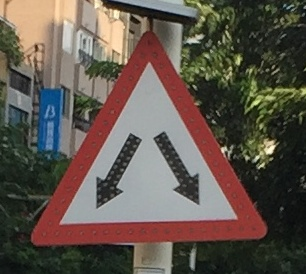
#> input picture Advanced/4-LBP/img/sign.jpg, 306 x 274 px
$ jupyter execute '4-2-lbp-comparasion with two image(one of which without background).ipynb'
#> lines starting #> are read from the running program, lines starting #| are printed output that depends on the picture; after the words box and inside, x2 and y2 are one past the last pixel; in counts of white or black regions, pixels touching at a corner belong together
# LBP (Local Binary Pattern)影像處理範例

</img><br>

[cell 1]
import numpy as np
import cv2 as cv
from matplotlib import pyplot as plt

### 定義LBP函式

[cell 2]
#dist_img=lbp(src_img)
#dist_img:輸出影像
#src_img:輸入影像(只接受灰階圖)


def lbp(img):
    assert(len(img.shape) == 2) # 只接受灰階影像
    ret = np.zeros_like(img)

    img = cv.copyMakeBorder(img, 1, 1, 1, 1, cv.BORDER_REPLICATE)

    for y in range(1, img.shape[0] - 1):
        for x in range(1, img.shape[1] - 1):
            center = img[y][x]
            pixel = 0
            pixel |= (img[y - 1][x - 1] >= center) << 0
            pixel |= (img[y - 1][x + 0] >= center) << 1
            pixel |= (img[y - 1][x + 1] >= center) << 2
            pixel |= (img[y + 0][x + 1] >= center) << 3
            pixel |= (img[y + 1][x + 1] >= center) << 4
            pixel |= (img[y + 1][x + 0] >= center) << 5
            pixel |= (img[y + 1][x - 1] >= center) << 6
            pixel |= (img[y + 0][x - 1] >= center) << 7

            ret[y-1][x-1] = pixel
    return ret

### 定義showHist函式，在matplotlib上show<span style="color:red">圖表</span>

[cell 3]
#定義showHist函式，可以用matplotlib來show圖表
#showHist(hist,title_name,x_label='Bins',y_label='# of Pixels',sub_row=1,sub_col=1,sub_num=1)
#hist:要show的圖表
#tiltle_name:圖表的標題
#x_label:x軸的標題
#x_label:y軸的標題
#sub_row:對應到 plt.subplot中的 row參數，預設為 1
#sub_col:對應到 plt.subplot中的 col參數，預設為 1
#sub_num:對應到 plt.subplot中的 plotNum參數，預設為 1
#y_limit:為x軸最大值，預設為 None。

def showHist(hist,title_name="",x_label='Bins',y_label='# of Pixels',sub_row=1,sub_col=1,sub_num=1,y_limit=None):
    plt.subplot(sub_row,sub_col,sub_num)
    #hist[255]=0
    plt.plot(hist)
    #plt.ylim([0, 2500])
    plt.xlabel(x_label)
    plt.ylabel(y_label)
    plt.title(title_name)
    plt.xlim([0, len(hist)])
    if y_limit!=None:
        plt.ylim([0, y_limit])

### 定義showImage函式，在matplotlib來show<span style="color:red">圖</span>

[cell 4]
#定義showImage函式，可以用matplotlib來show圖
#showImage(image,title_name,sub_row=1,sub_col=1,sub_num=1)
#image:要show的圖
#tiltle_name:圖的標題
#sub_row:對應到 plt.subplot中的 row參數，預設為 1
#sub_col:對應到 plt.subplot中的 col參數，預設為 1
#sub_num:對應到 plt.subplot中的 plotNum參數，預設為 1

def showImage(image,title_name="",sub_row=1,sub_col=1,sub_num=1):
    '''
    在jupyter中使用matplotlib直接顯示圖片在記事本中
    '''
    plt.subplot(sub_row,sub_col,sub_num)
    plt.title(title_name)


    # OpenCV的彩色影像 需轉成RGB順序
    if len(image.shape) == 3 and image.shape[2] == 3:
        image = cv.cvtColor(image, cv.COLOR_BGR2RGB)
        plt.axis('off')
        plt.imshow(image)
    # OpenCV的灰階影像 需要特別調整 plt.imshow 的參數
    if len(image.shape) == 2:
        plt.axis('off')
        plt.imshow(image, cmap=plt.cm.gray, vmin=0, vmax=255)

    # OpenCV的透明像素點的彩色影像 需轉成RGB順序
    if len(image.shape) == 3 and image.shape[2] == 4:
        image = cv.cvtColor(image, cv.COLOR_BGRA2RGB)
        plt.axis('off')
        plt.imshow(image)

### 定義transparentMask
回傳透明像素點的影像遮罩

<span style="color:red">(注意!!!這個函式只適用於__4通道__的影像，否則會回傳None)</span>

[cell 5]
#transparentMask(src_img)
#src_img:輸入影像(必須為 4通道的影像)
#--------------------------------
#回傳:透明像素點的影像遮罩

def transparentMask(src_img):
    if src_img.shape[2]!=4:
        return None
    else:
        mask = np.zeros(src_img.shape[:2], dtype="uint8")
        for i in range(0,len(src_img)):
            for j in range(0,len(src_img[i])):
                #print(sign_without_background_img[i][j])
                if src_img[i][j][3]!=0:
                    mask[i][j]=255
        return mask

# 使用LBP運算原圖與經過去背圖片的特徵圖比較
---
## __1.__ 首先分別載入`./img`裡的交通號誌

這邊載入去背過後(意即具有透明像素`.png`影像檔)的影像中，
```python
cv.imread('with_transparent_img.png',cv.IMREAD_UNCHANGED)

 ```
 cv.imread的第二個參數必須為cv.IMREAD_UNCHANGED這樣OpenCV才可以在載入影像時，才會保留影像中的alpha通道(透明度通道)，否則會直接忽略只載入BGR三通道的影像。<span style="color:red">__另外值得注意的是OpenCV在載入這些透明的像素點時，當alpha通道值為0時，會將其與的BGR的三個通道會補值為0__</span>

[cell 6]
ori_img=cv.imread('./img/sign.jpg')
#> ori_img is the input picture: shape (274, 306, 3); mean B, G, R 76.2, 85.6, 96.3
#sign_without_background_img=cv.imread('./img/sign_without_background.png')
sign_without_background_img=cv.imread('./img/sign_without_background.png',cv.IMREAD_UNCHANGED)
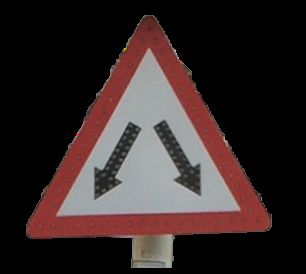
#> input picture Advanced/4-LBP/img/sign_without_background.png, 306 x 274 px
#> sign_without_background_img is the input picture: shape (274, 306, 4); mean B, G, R, A 39.2, 39.9, 52.7, 93.1

## __2.__ 製作去背影像的背景遮罩

[cell 7]
#mask=transparentMask(src_img)
#mask:輸出的透明影像遮罩
#src_img:輸入影像(必須為 4通道的影像)

mask=transparentMask(sign_without_background_img)
#> after the loop in transparentMask, `for i in range(0,len(src_img)):`:
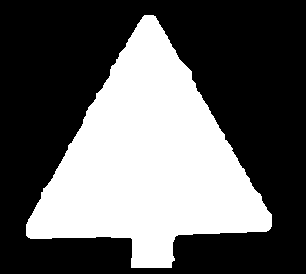
#> mask: shape (274, 306); 37.8% white; 1 white region, box (x1, y1, x2, y2) and area: (26, 15, 272, 268) 31694
showImage(mask,"mask")

## __3.__ 接下來分別對這兩張做灰階轉換後再做 __lbp__<span style="color:blue"> (要記得丟進去的圖要轉為灰階喔!!!)</span>

[cell 8]
gray_img=cv.cvtColor(ori_img,cv.COLOR_BGR2GRAY)
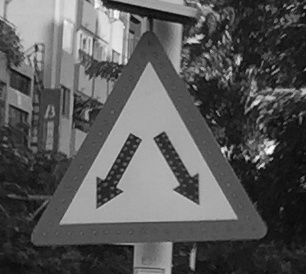
#> gray_img: shape (274, 306); min 4, max 250, mean 87.7
sign_without_background_gray_img=cv.cvtColor(sign_without_background_img,cv.COLOR_BGR2GRAY)
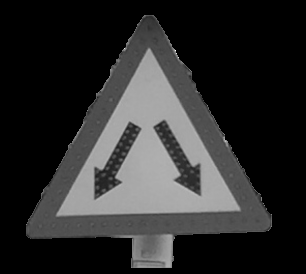
#> sign_without_background_gray_img: shape (274, 306); min 0, max 255, mean 43.6

lbp_gray_img=lbp(gray_img)
#> in lbp, `img = cv.copyMakeBorder(img, 1, 1, 1, 1, cv.BORDER_REPLICATE)`:
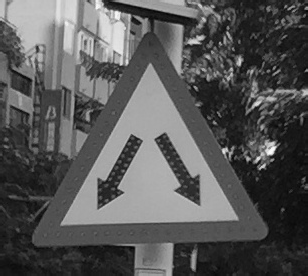
#> img: shape (276, 308); min 4, max 250, mean 87.4
#> after the loop in lbp, `for y in range(1, img.shape[0] - 1):`:
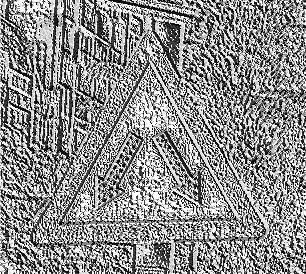
#> ret: shape (274, 306); min 0, max 255, mean 140.9
lbp_sign_without_background_gray_img=lbp(sign_without_background_gray_img)
#> after the loop in lbp (call 2), `for y in range(1, img.shape[0] - 1):`:
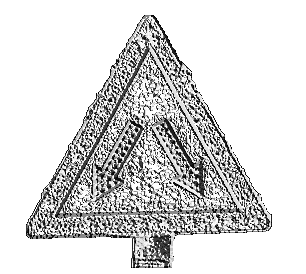
#> ret: shape (274, 306); min 0, max 255, mean 216.7

## __4.__ 將做好的lbp圖做成直方圖並比較結果

[cell 9]
lbp_gray_hist = cv.calcHist([lbp_gray_img], [0], None, [256], [0, 256])
#> lbp_gray_hist = 256 values, max 7797 at index 255, min 5 at index 85, mean 327.5

#這邊第三個參數要放入剛剛製作好的遮罩
lbp_sign_without_background_hist = cv.calcHist([lbp_sign_without_background_gray_img], [0], mask, [256], [0, 256])
#> lbp_sign_without_background_hist = 256 values, max 4345 at index 255, min 0 at index 69, mean 123.8

## __5.__ 最後就把圖用matplotlib展示出來，並觀察其中的差別，與相似之處

### <span style="color:red">__!!!因為matplotlib 要 show 圖時計算的時間會有點久，所以需要等一下喔__~</span>

[cell 10]
plt.figure(figsize=(20,20))

#將要顯示的圖顯示出來
showImage(ori_img,'ori_img',sub_row=4,sub_col=2,sub_num=1)
showImage(sign_without_background_img,'sign_without_background_img',sub_row=4,sub_col=2,sub_num=2)
showImage(gray_img,'gray_img',sub_row=4,sub_col=2,sub_num=3)
showImage(sign_without_background_gray_img,'sign_without_background_gray_img',sub_row=4,sub_col=2,sub_num=4)
showImage(lbp_gray_img,'lbp_gray_img',sub_row=4,sub_col=2,sub_num=5)
showImage(lbp_sign_without_background_gray_img,'lbp_sign_without_background_gray_img',sub_row=4,sub_col=2,sub_num=6)

#定義直方圖 y軸的極限值
y_limit=None

if max(lbp_gray_hist)>max(lbp_sign_without_background_hist):
    y_limit=max(lbp_gray_hist)
#> y_limit = [7797]
else:
    y_limit=max(lbp_sign_without_background_hist)


#顯示直方圖表
showHist(lbp_gray_hist,"lbp_gray_hist",sub_row=4,sub_col=2,sub_num=7,y_limit=y_limit)
showHist(lbp_sign_without_background_hist,"lbp_sign_without_background_hist",sub_row=4,sub_col=2,sub_num=8,y_limit=y_limit)
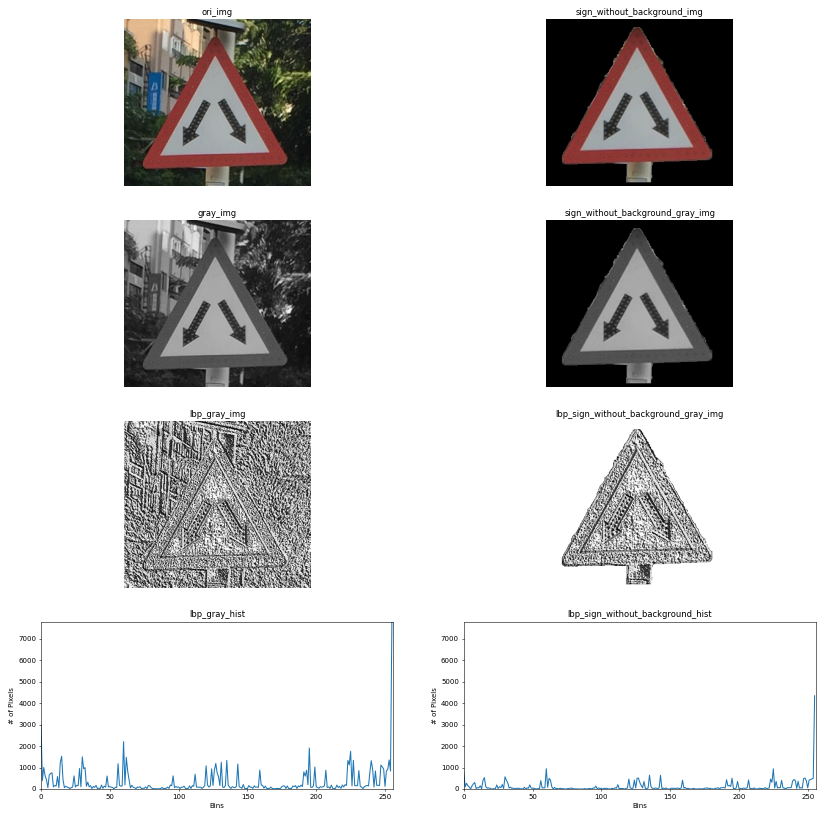
#> figure drawn by matplotlib, 8 panels; panel 7: curve peaks at x = 255, y = 7797; panel 8: curve peaks at x = 255, y = 4345

## __6.__ 最後將以上的直方圖做比較，顏色分別表示為

<span style="color:blue">藍色:</span>lbp_gray_hist

<span style="color:red">紅色:</span>lbp_sign_without_background_hist

[cell 11]
plt.figure(figsize=(20,10))

plt.plot(lbp_gray_hist, color='b', label='lbp_gray_hist',linewidth=2)
plt.plot(lbp_sign_without_background_hist, color='r', label='lbp_sign_without_background_hist',linewidth=2)

plt.xlabel('Bins')
plt.ylabel('# of Pixels')
plt.legend()
plt.title('all histogram comparison')
plt.show()
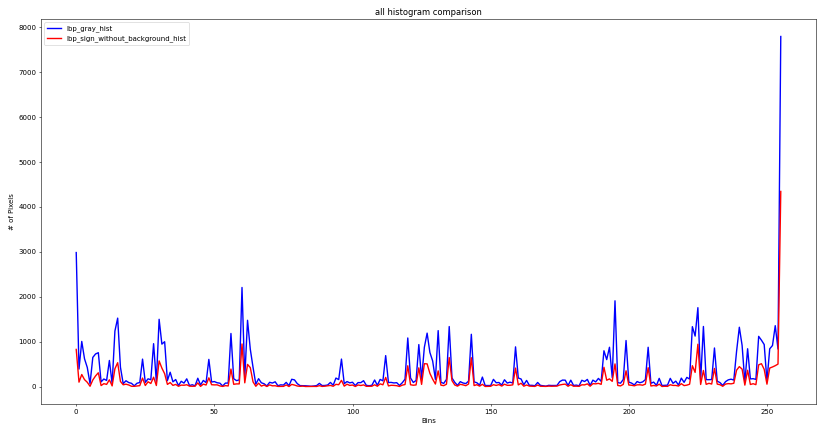
#> figure drawn by matplotlib, 1 panel; curve peaks at x = 255, y = 7797; curve peaks at x = 255, y = 4345
